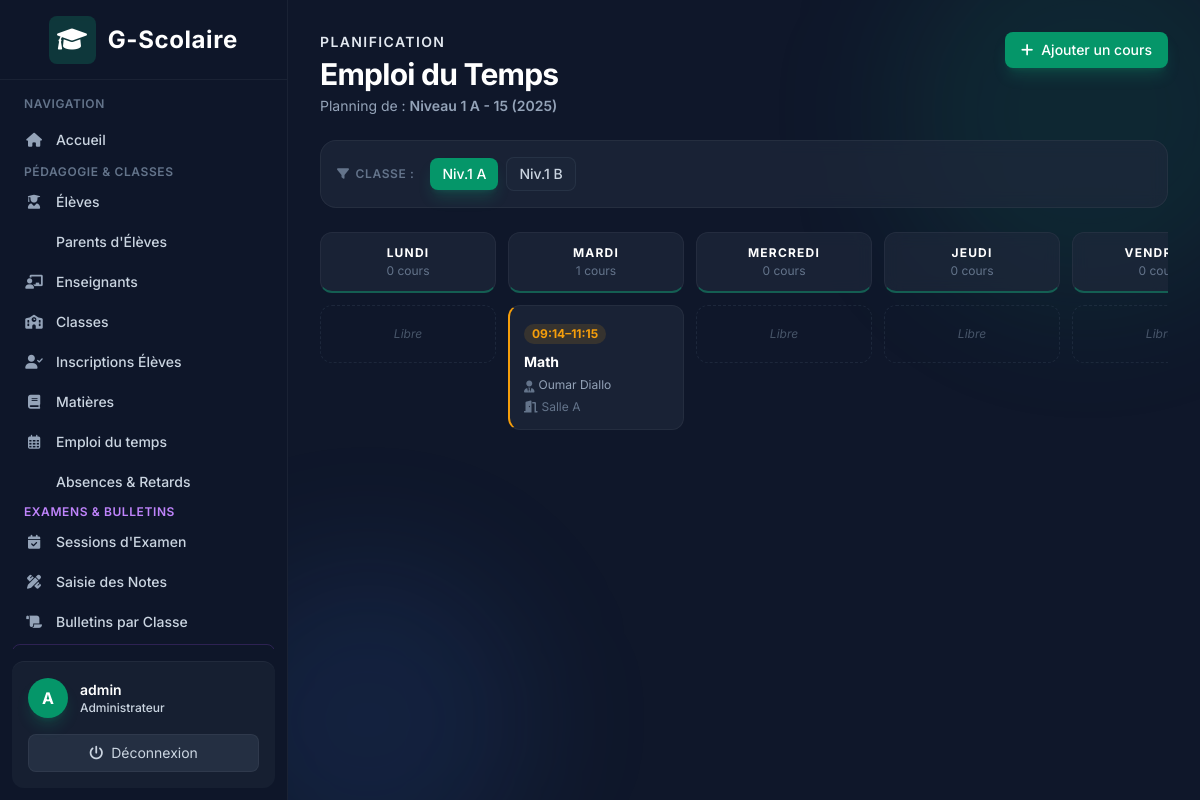
Page /academics/courses/?class_id=2 (signed in) on the committed database.
### accounts/models.py (models this page shows)
class User(AbstractUser):
    class Role(models.TextChoices):
        ADMIN = "ADMIN", "Administrateur"
        TEACHER = "TEACHER", "Enseignant"
        STUDENT = "STUDENT", "Élève"
        PARENT = "PARENT", "Parent"
    role = models.CharField(
        max_length=20,
        choices=Role.choices
    )
    phone = models.CharField(max_length=30, blank=True)

### academics/models.py (models this page shows, shortened)
class SchoolClass(models.Model):
    LEVEL_CHOICES = [(i, f"Année {i}") for i in range(1, 13)]
    level = models.IntegerField(choices=LEVEL_CHOICES, default=1, verbose_name="Niveau d'année (1-12)")
    section = models.CharField(max_length=10, blank=True, verbose_name="Section / Groupe (ex: A, B, C)")
    name = models.CharField(max_length=100, blank=True, verbose_name="Nom complet (Optionnel)")
    academic_year = models.CharField(max_length=20)
    main_teacher = models.ForeignKey(
        Teacher,
        on_delete=models.SET_NULL,
        null=True,
        blank=True
    )
    def __str__(self):
        base = f"Niveau {self.level}"
        if self.section:
            base += f" {self.section}"
        if self.name:
            base += f" - {self.name}"
        return f"{base} ({self.academic_year})"

class Course(models.Model):
    school_class = models.ForeignKey(
        SchoolClass,
        on_delete=models.CASCADE
    )
    subject = models.ForeignKey(
        Subject,
        on_delete=models.CASCADE
    )
    teacher = models.ForeignKey(
        Teacher,
        on_delete=models.CASCADE
    )
    day = models.CharField(max_length=20)
    start_time = models.TimeField()
    end_time = models.TimeField()
    room = models.CharField(max_length=50, blank=True)

class Subject(models.Model):
    name = models.CharField(max_length=100)
    code = models.CharField(max_length=20, unique=True)

### teachers/models.py (models this page shows, shortened)
class Teacher(models.Model):
    user = models.OneToOneField(
        settings.AUTH_USER_MODEL,
        on_delete=models.CASCADE
    )
    employee_number = models.CharField(
        max_length=50,
        unique=True
    )
    specialization = models.CharField(
        max_length=150,
        blank=True,
        verbose_name="Spécialisation"
    )
    neighborhood = models.CharField(
        max_length=100,
        blank=True,
        verbose_name="Quartier"
    )

### academics/views.py (the view, shortened to what this page needs)
# urls.py: path('courses/', views.course_list, name='course_list'),
@login_required
def course_list(request):
    classes = SchoolClass.objects.all().order_by('level', 'section')
    class_id = request.GET.get('class_id')
    selected_class = None
    courses_by_day = {day: [] for day in DAYS_ORDER}
    if class_id:
        selected_class = get_object_or_404(SchoolClass, pk=class_id)
        qs = Course.objects.filter(school_class=selected_class).select_related('subject', 'teacher__user').order_by('start_time')
        for idx, course in enumerate(qs):
            course.color = COURSE_COLORS[hash(course.subject.name) % len(COURSE_COLORS)]
            if course.day in courses_by_day:
                courses_by_day[course.day].append(course)
    elif request.user.role == 'TEACHER' and hasattr(request.user, 'teacher'):
        qs = Course.objects.filter(teacher=request.user.teacher).select_related('subject', 'school_class').order_by('start_time')
        for course in qs:
            course.color = COURSE_COLORS[hash(course.subject.name) % len(COURSE_COLORS)]
            if course.day in courses_by_day:
                courses_by_day[course.day].append(course)
    context = {
        'classes': classes,
        'selected_class': selected_class,
        'courses_by_day_list': list(courses_by_day.items()),
        'days': DAYS_ORDER,
    }
    return render(request, 'academics/course_list.html', context)

### templates/academics/course_list.html (shortened to what this page needs)
{% extends 'base.html' %}
{% block content %}
<div class="mb-6 flex flex-col md:flex-row md:items-end justify-between gap-4">
    <div>
        <p class="text-brand-400 text-sm font-semibold uppercase tracking-widest mb-1">Planification</p>
        <h1 class="text-3xl font-bold text-white tracking-tight">Emploi du Temps</h1>
        <p class="text-slate-400 mt-1 text-sm">
            {% if selected_class %}
                Planning de : <span class="text-brand-300 font-semibold">{{ selected_class }}</span>
            {% elif user.role == 'TEACHER' %}
                Votre planning de cours de la semaine.
            {% else %}
                Sélectionnez une classe pour afficher son planning.
            {% endif %}
        </p>
    </div>
    {% if user.role == 'ADMIN' and selected_class %}
    <a href="{% url 'academics:course_create' %}" class="px-4 py-2 bg-brand-600 text-white hover:bg-brand-500 rounded-lg text-sm font-medium transition-colors shadow-lg shadow-brand-500/20 flex items-center self-start">
        <i class="fa-solid fa-plus mr-2"></i> Ajouter un cours
    </a>
    {% endif %}
</div>
{% if user.role == 'ADMIN' %}
<div class="card-glass rounded-2xl p-4 mb-6 flex flex-wrap gap-2 items-center">
    <span class="text-xs text-slate-500 font-semibold uppercase tracking-wider mr-2 flex items-center gap-1.5">
        <i class="fa-solid fa-filter text-slate-500"></i> Classe :
    </span>
    {% for cls in classes %}
    <a href="?class_id={{ cls.pk }}"
       class="px-3 py-1.5 rounded-lg text-sm font-medium transition-all duration-200
              {% if selected_class.pk == cls.pk %}
                bg-brand-600 text-white shadow-lg shadow-brand-500/20
              {% else %}
                bg-slate-800/60 text-slate-300 hover:bg-slate-700 hover:text-white border border-slate-700/50
              {% endif %}">
        {% if cls.section %}Niv.{{ cls.level }} {{ cls.section }}{% else %}Niv.{{ cls.level }}{% endif %}
    </a>
    {% endfor %}
</div>
{% endif %}
{% if selected_class or user.role == 'TEACHER' %}
<div class="overflow-x-auto pb-4">
    <div class="flex gap-3 min-w-max">
        {% for day, day_courses in courses_by_day_list %}
        <div class="flex flex-col gap-3 w-44">
            <div class="card-glass rounded-xl px-3 py-3 text-center sticky top-0 z-10" style="border-bottom: 2px solid rgba(16, 185, 129, 0.4);">
                <p class="text-xs font-bold text-white uppercase tracking-widest">{{ day }}</p>
                <p class="text-xs text-slate-500 mt-0.5">{{ day_courses|length }} cours</p>
            </div>
            {% if day_courses %}
                {% for course in day_courses %}
                {% with color_index=forloop.counter0 %}
                <div class="card-glass rounded-xl p-3.5 relative group hover:-translate-y-0.5 hover:border-brand-500/30 hover:shadow-md hover:shadow-brand-500/10 transition-all duration-200 border-l-2"
                     style="border-left-color: {{ course.color }}">
                    <span class="inline-block text-xs font-bold px-2 py-0.5 rounded-full mb-2" style="background-color: {{ course.color }}22; color: {{ course.color }};">
                        {{ course.start_time|time:"H:i" }}–{{ course.end_time|time:"H:i" }}
                    </span>
                    <p class="text-sm font-bold text-white leading-snug">{{ course.subject.name }}</p>
                    <p class="text-xs text-slate-400 mt-1.5 flex items-start gap-1 leading-tight">
                        <i class="fa-solid fa-user-tie text-slate-500 mt-0.5 flex-shrink-0 text-xs"></i>
                        {% if user.role == 'TEACHER' %}
                            {{ course.school_class }}
                        {% else %}
                            {{ course.teacher.user.get_full_name }}
                        {% endif %}
                    </p>
                    {% if course.room %}
                    <p class="text-xs text-slate-500 mt-1 flex items-center gap-1">
                        <i class="fa-solid fa-door-open flex-shrink-0"></i> Salle {{ course.room }}
                    </p>
                    {% endif %}
                </div>
                {% endwith %}
                {% endfor %}
            {% else %}
            <div class="rounded-xl px-3 py-5 text-center border border-dashed border-slate-700/40">
                <p class="text-xs text-slate-600 italic">Libre</p>
            </div>
            {% endif %}
        </div>
        {% endfor %}
    </div>
</div>
{% endif %}
{% endblock %}

### templates/base.html (shortened to what this page needs)
<!DOCTYPE html>
<html lang="fr" class="h-full bg-slate-900 text-slate-200">
<head>
    <script src="https://cdn.tailwindcss.com"></script>
    <link href="https://cdnjs.cloudflare.com/ajax/libs/font-awesome/6.0.0/css/all.min.css" rel="stylesheet">
</head>
<body class="h-screen flex overflow-hidden font-sans antialiased bg-slate-900 text-slate-200">
    {% if user.is_authenticated %}
    <div class="hidden md:flex md:flex-shrink-0 z-20">
        <div class="flex flex-col w-72 glass text-slate-300">
            <div class="flex items-center justify-center h-20 border-b border-white/5 px-4">
                <span class="text-2xl font-bold flex items-center gap-3 text-white tracking-wide">
                    <div class="bg-brand-500/20 p-2 rounded-lg text-brand-400">
                        <i class="fa-solid fa-graduation-cap"></i>
                    </div>
                    G-Scolaire
                </span>
            </div>
            <div class="flex-1 flex flex-col overflow-y-auto mt-4 px-3">
                <p class="px-3 text-xs font-semibold text-slate-500 uppercase tracking-wider mb-2">Navigation</p>
                <nav class="flex-1 space-y-1">
                    <a href="{% url 'dashboard' %}" class="nav-item group flex items-center px-3 py-2.5 text-sm font-medium rounded-lg text-slate-300 hover:text-white hover:bg-slate-800/80">
                        <i class="fa-solid fa-house mr-3 w-5 text-center text-slate-400 group-hover:text-brand-400"></i> Accueil
                    </a>
                    {% if user.role == 'ADMIN' or user.is_superuser %}
                        <div class="mt-4 mb-2">
                            <p class="px-3 text-xs font-semibold text-slate-500 uppercase tracking-wider">Pédagogie &amp; Classes</p>
                        </div>
                        <a href="{% url 'students:list' %}" class="nav-item group flex items-center px-3 py-2 text-sm font-medium rounded-lg text-slate-300 hover:text-white hover:bg-slate-800/80">
                            <i class="fa-solid fa-user-graduate mr-3 w-5 text-center text-slate-400 group-hover:text-brand-400"></i> Élèves
                        </a>
                        <a href="{% url 'students:parent_list' %}" class="nav-item group flex items-center px-3 py-2 text-sm font-medium rounded-lg text-slate-300 hover:text-white hover:bg-slate-800/80">
                             Parents d'Élèves
                        </a>
                        <a href="{% url 'teachers:list' %}" class="nav-item group flex items-center px-3 py-2 text-sm font-medium rounded-lg text-slate-300 hover:text-white hover:bg-slate-800/80">
                            <i class="fa-solid fa-chalkboard-user mr-3 w-5 text-center text-slate-400 group-hover:text-brand-400"></i> Enseignants
                        </a>
                        <a href="{% url 'academics:class_list' %}" class="nav-item group flex items-center px-3 py-2 text-sm font-medium rounded-lg text-slate-300 hover:text-white hover:bg-slate-800/80">
                            <i class="fa-solid fa-school mr-3 w-5 text-center text-slate-400 group-hover:text-brand-400"></i> Classes
                        </a>
                        <a href="{% url 'academics:enrollment_list' %}" class="nav-item group flex items-center px-3 py-2 text-sm font-medium rounded-lg text-slate-300 hover:text-white hover:bg-slate-800/80">
                            <i class="fa-solid fa-user-check mr-3 w-5 text-center text-slate-400 group-hover:text-brand-400"></i> Inscriptions Élèves
                        </a>
                        <a href="{% url 'academics:subject_list' %}" class="nav-item group flex items-center px-3 py-2 text-sm font-medium rounded-lg text-slate-300 hover:text-white hover:bg-slate-800/80">
                            <i class="fa-solid fa-book mr-3 w-5 text-center text-slate-400 group-hover:text-brand-400"></i> Matières
                        </a>
                        <a href="{% url 'academics:course_list' %}" class="nav-item group flex items-center px-3 py-2 text-sm font-medium rounded-lg text-slate-300 hover:text-white hover:bg-slate-800/80">
                            <i class="fa-regular fa-calendar-days mr-3 w-5 text-center text-slate-400 group-hover:text-brand-400"></i> Emploi du temps
                        </a>
                        <a href="{% url 'attendance:list' %}" class="nav-item group flex items-center px-3 py-2 text-sm font-medium rounded-lg text-slate-300 hover:text-white hover:bg-slate-800/80">
                             Absences &amp; Retards
                        </a>
                        <div class="mt-5 mb-2">
                            <p class="px-3 text-xs font-semibold text-purple-400 uppercase tracking-wider">Examens &amp; Bulletins</p>
                        </div>
                        <a href="{% url 'exams:session_list' %}" class="nav-item group flex items-center px-3 py-2 text-sm font-medium rounded-lg text-slate-300 hover:text-white hover:bg-slate-800/80">
                            <i class="fa-solid fa-calendar-check mr-3 w-5 text-center text-slate-400 group-hover:text-purple-400"></i> Sessions d'Examen
                        </a>
                        <a href="{% url 'exams:mark_entry_select' %}" class="nav-item group flex items-center px-3 py-2 text-sm font-medium rounded-lg text-slate-300 hover:text-white hover:bg-slate-800/80">
                            <i class="fa-solid fa-pen-ruler mr-3 w-5 text-center text-slate-400 group-hover:text-purple-400"></i> Saisie des Notes
                        </a>
                        <a href="{% url 'exams:bulletin_select' %}" class="nav-item group flex items-center px-3 py-2 text-sm font-medium rounded-lg text-slate-300 hover:text-white hover:bg-slate-800/80">
                            <i class="fa-solid fa-scroll mr-3 w-5 text-center text-slate-400 group-hover:text-purple-400"></i> Bulletins par Classe
                        </a>
                        <a href="{% url 'exams:parent_bulletins' %}" class="nav-item group flex items-center px-3 py-2 text-sm font-medium rounded-lg text-purple-300 hover:text-white hover:bg-purple-900/40 border border-purple-500/20">
                        </a>
                    {% endif %}
                </nav>
            </div>
            <div class="flex-shrink-0 border-t border-white/5 p-4 m-3 rounded-xl bg-slate-800/50">
                <div class="flex items-center w-full">
                    <div class="h-10 w-10 rounded-full bg-brand-600 flex items-center justify-center text-white font-bold shadow-lg shadow-brand-500/20">
                        {{ user.get_full_name|default:user.username|make_list|first|upper }}
                    </div>
                    <div class="ml-3 flex-1 overflow-hidden">
                        <p class="text-sm font-semibold text-white truncate">{{ user.get_full_name|default:user.username }}</p>
                        <p class="text-xs font-medium text-brand-400">{{ user.get_role_display }}</p>
                    </div>
                </div>
                <form method="post" action="{% url 'logout' %}" class="mt-4">
                    <button type="submit" class="w-full text-center text-sm bg-slate-700/50 hover:bg-red-500/20 hover:text-red-400 text-slate-300 py-2 rounded-lg transition-colors flex items-center justify-center gap-2 border border-white/5 hover:border-red-500/30">
                        <i class="fa-solid fa-power-off"></i> Déconnexion
                    </button>
                </form>
            </div>
        </div>
    </div>
    {% endif %}
    <div class="flex flex-col w-0 flex-1 overflow-hidden relative">
        <div class="absolute top-0 right-0 -mr-20 -mt-20 w-96 h-96 bg-brand-500/10 rounded-full blur-3xl pointer-events-none"></div>
        <div class="absolute bottom-0 left-0 -ml-20 -mb-20 w-80 h-80 bg-blue-500/10 rounded-full blur-3xl pointer-events-none"></div>
        <main class="flex-1 relative z-10 overflow-y-auto focus:outline-none">
            <div class="py-8 px-4 sm:px-6 md:px-8 max-w-7xl mx-auto">
                {% block content %}
                {% endblock %}
            </div>
        </main>
    </div>
</body>
</html>

### rows in the picture
User: get_full_name|make_list "A", get_full_name "admin", role "Administrateur"
SchoolClass: level+section+name "Niveau 1 A - 15 (2025)", level "1", section "A"
SchoolClass: level "1", section "B"
Course: day "MARDI", day_courses "1", start_time "09:14", end_time "11:15", subject.name "Math", teacher.user.get_full_name "Oumar Diallo", room "A"

### other values in the picture
{{ day }} "LUNDI" "MERCREDI" "JEUDI"
{{ day_courses|length }} "0" "0" "0" "0"
